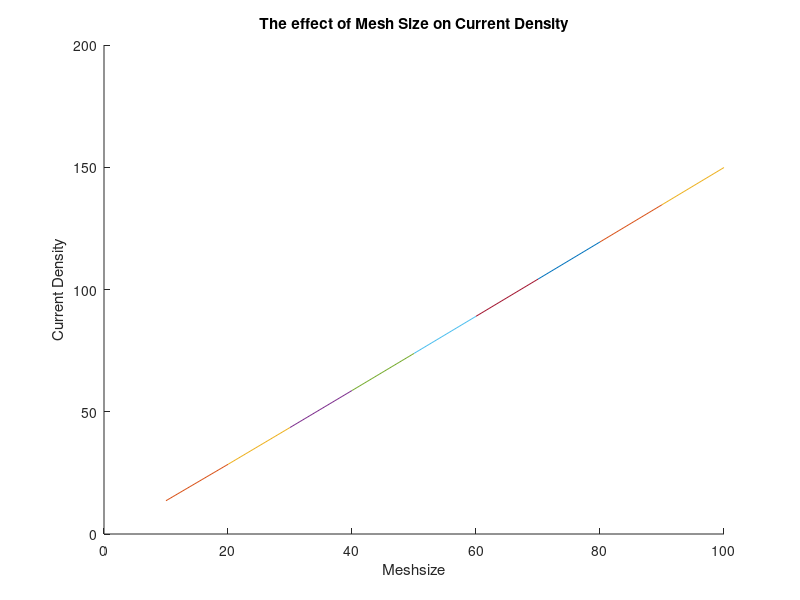

The MATLAB source for this figure:

% Assignment 2 Part 2 b). In this part of the assignment we are
% investigating mesh density. To do this we will start at a mesh size multiple
% of 10, and incrementally increase this size to observe the effect on the
% current density.

%nx will be incrementally increased using this loop. Note that meshsize
%replaces nx in this code.
for meshsize = 10:10:100

    %multiplying these values by the respective meshsize 
    ny = (3/2)*meshsize;         
    G = sparse(meshsize*ny);   
    Op = zeros(1, meshsize*ny); 
    
    
    Sigmatrix = zeros(ny, meshsize);       % The sigma matrix with nx set to meshsize
    Sig1 = 1;                              % sigma value given outside the box
    Sig2 = 10^-2;                          % sigma value given inside the box
        
   
    %bottleneck conditions with meshsize replacing nx
    box = [meshsize*2/5 meshsize*3/5 ny*2/5 ny*3/5];  
    
   %Filling in G matrix 
    for x = 1:meshsize
        
        for y = 1:ny
            
            n = y + (x-1)*ny;
            
            if x == 1
                G(n, :) = 0;
                G(n, n) = 1;
                Op(n) = 1;
                
            elseif x == meshsize
                G(n, :) = 0;
                G(n, n) = 1;
                Op(n) = 0;
                
            elseif y == 1
                
                if x > box(1) && x < box(2)
                    G(n, n) = -3;
                    G(n, n+1) = Sig2;
                    G(n, n+ny) = Sig2;
                    G(n, n-ny) = Sig2;
                    
                else
                    
                    G(n, n) = -3;
                    G(n, n+1) = Sig1;
                    G(n, n+ny) = Sig1;
                    G(n, n-ny) = Sig1;
                    
                end
                
            elseif y == ny
                
                if x > box(1) && x < box(2)
                    
                    G(n, n) = -3;
                    G(n, n+1) = Sig2;
                    G(n, n+ny) = Sig2;
                    G(n, n-ny) = Sig2;
                    
                else
                    
                    G(n, n) = -3;
                    G(n, n+1) = Sig1;
                    G(n, n+ny) = Sig1;
                    G(n, n-ny) = Sig1;
                    
                end
                
            else
                
                if x > box(1) && x < box(2) && (y < box(3)||y > box(4))
                    
                    G(n, n) = -4;
                    G(n, n+1) = Sig2;
                    G(n, n-1) = Sig2;
                    G(n, n+ny) = Sig2;
                    G(n, n-ny) = Sig2;
                    
                else
                    
                    G(n, n) = -4;
                    G(n, n+1) = Sig1;
                    G(n, n-1) = Sig1;
                    G(n, n+ny) = Sig1;
                    G(n, n-ny) = Sig1;
                    
                end
            end
        end
    end
    
    %Just like in part a), except using different meshsizes
    for Length = 1 : meshsize
        
        for Width = 1 : ny
            
            if Length >= box(1) && Length <= box(2)
                Sigmatrix(Width, Length) = Sig2;
                
            else
                
                Sigmatrix(Width, Length) = Sig1;
                
            end
            
            if Length >= box(1) && Length <= box(2) && Width >= box(3) && Width <= box(4)
                
                Sigmatrix(Width, Length) = Sig1;
                
            end
        end
    end
    
    
    Voltage = G\Op';
    
    
    sol = zeros(ny, meshsize, 1);
    
    for i = 1:meshsize
        
        for j = 1:ny
            
            n = j + (i-1)*ny;
            sol(j,i) = Voltage(n);
            
        end
    end
    
   %electric field found using gradient of voltage
    [elecx, elecy] = gradient(sol);
    
    %current desntiy is sigma times electric field
    J_x = Sigmatrix.*elecx;
    J_y = Sigmatrix.*elecy;
    J = sqrt(J_x.^2 + J_y.^2);
    
   %plotting current density vs mesh size                                     
    figure(1)
    hold on
    
    if meshsize == 10
        
        Curr = sum(J, 1);                 
        Currtot = sum(Curr);
        Currold = Currtot;
        plot([meshsize, meshsize], [Currold, Currtot])
        
    end
    if meshsize > 10
        
        Currold = Currtot;
        Curr = sum(J, 2);
        Currtot = sum(Curr);
        plot([meshsize-10, meshsize], [Currold, Currtot])
        xlabel("Meshsize")
        ylabel("Current Density")
        
    end
    
    title("The effect of Mesh Size on Current Density")

end

%the end%

%DISCUSSION%

%Analyzing the results of the plot, we see that meshsize and current
%density are proportional; an increase in meshsize leads to an increase in
%current density, which is to be expected.